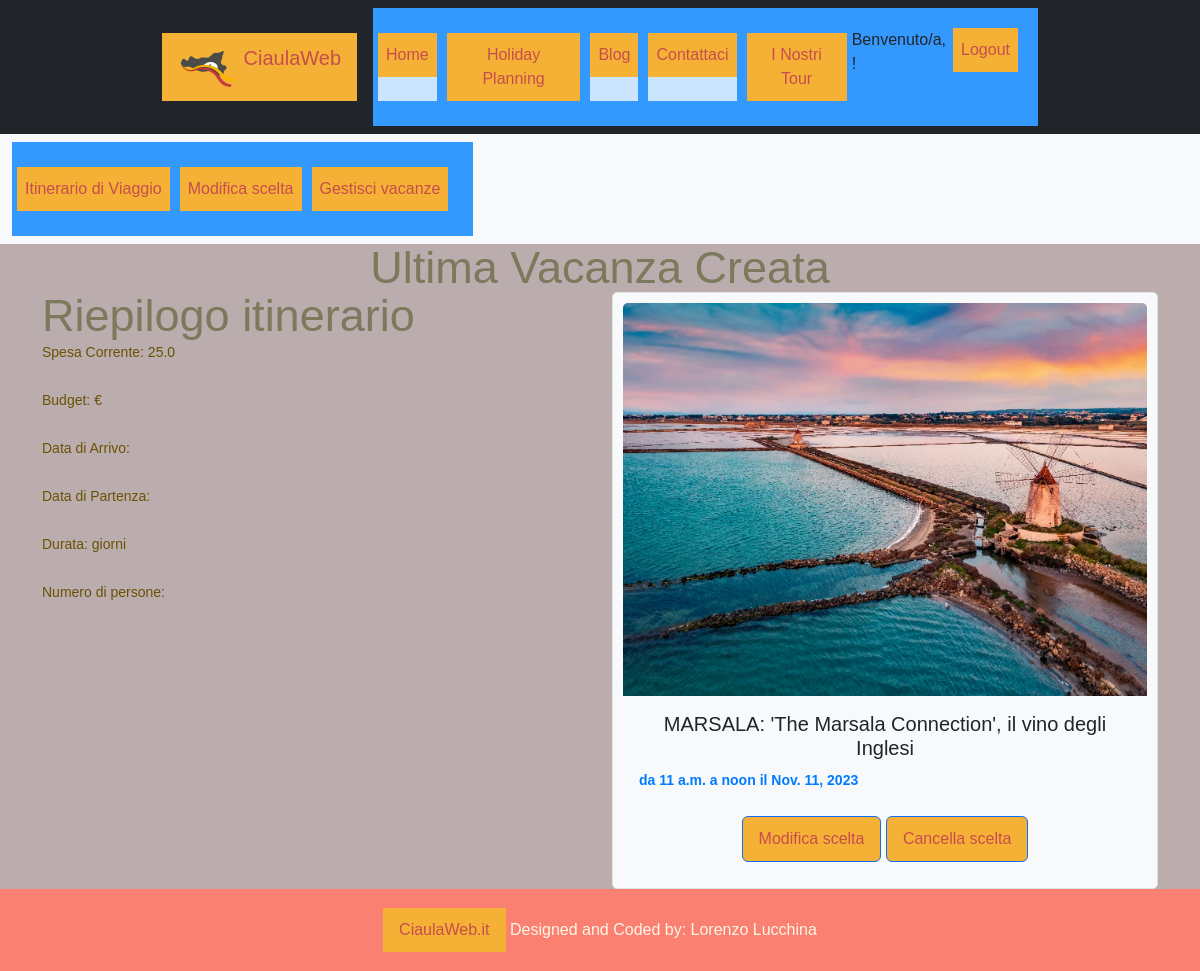
/HolidayPlanning/listascelte/ (signed in), run on an earlier commit of the app's database.
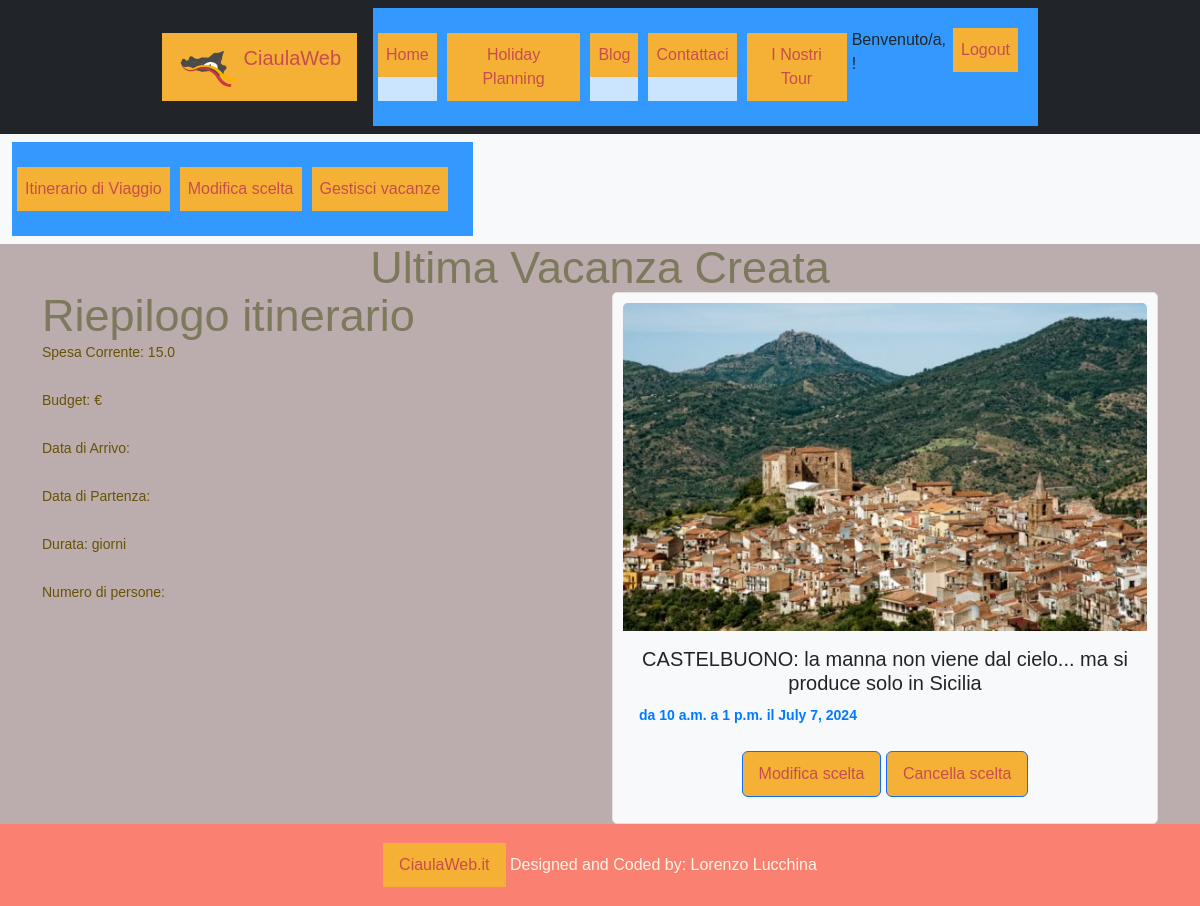
And on a later commit of the database.
### HolidayPlanning/models.py (models this page shows, shortened)
class Scelta(models.Model):
    giorno = models.DateField()  # scelto dall'utente
    attrazione = models.ForeignKey(to='attractions.Attrazione', on_delete=models.CASCADE, related_name="attrazione")
    oraInizio = models.TimeField(blank=True)  # scelta dall'utente
    oraFine = models.TimeField(blank=True)  # scelta dall'utente
    durata = models.DurationField()  # questi sono i secondi della durata
    class Meta:
        verbose_name = "Scelta"
        verbose_name_plural = "Scelte"

### attractions/models.py (models this page shows, shortened)
class Attrazione(models.Model):
    objects = None
    nome = models.CharField(max_length=200, primary_key=True)
    luogo = models.CharField(max_length=300)
    via = models.CharField(max_length=500)
    citta = models.CharField(max_length=200)
    costo = models.FloatField()
    tipo = models.CharField(max_length=200)
    oraApertura = models.TimeField('ora apertura')
    oraChiusura = models.TimeField('ora chiusura')
    descrizione = models.TextField()
    attrazione_image = models.ImageField(blank=True, null=True)  # , upload_to='attractionImages/')
    class Meta:
        verbose_name = "Attrazione"
        verbose_name_plural = "Attrazioni"

### HolidayPlanning/views.py (the view, shortened to what this page needs)
# urls.py: path("listascelte/", ScelteList.as_view(), name="scelte"),
class ScelteList(LoginRequiredMixin, ListView):
    model = Scelta
    template_name = "HolidayPlanning/listascelte.html"
    def calcolaTotale(self, listaScelte):
        totale = 0
        for s in listaScelte:
            totale = totale + s.attrazione.costo
        return totale
    def get_context_data(self, **kwargs):
        context = super().get_context_data(**kwargs)
        context['titolo'] = "Itinerario di Viaggio"
        context['utente'] = self.request.user
        vacanzaCorrente = Vacanza.objects.filter(utente=self.request.user).last()
        context['vacanzacorrente'] = vacanzaCorrente
        listaScelte = vacanzaCorrente.scelte.all()
        context['totale'] = self.calcolaTotale(listaScelte)
        context['scelte'] = listaScelte
        return context

### HolidayPlanning/templates/HolidayPlanning/listascelte.html (shortened to what this page needs)
{% extends 'base.html' %}
{% block content %}
    <div class="container">
        <h1 class="text-center"> Ultima Vacanza Creata</h1>
        <div class="row">
            <div class="col-md-6">
                <h1>Riepilogo itinerario</h1>
                <p>Spesa Corrente: {{totale}}</p>
                <p>Budget: {{ vacanza.budgetDisponibile }} €</p>
                <p>Data di Arrivo: {{ vacanza.dataArrivo }}</p>
                <p>Data di Partenza: {{ vacanza.dataPartenza }}</p>
                <p>Durata: {{ vacanza.calcolaGiorni }} giorni</p>
                <p>Numero di persone: {{ vacanza.nrPersone }}</p>
            </div>
            {% for s in scelte %}
                <div class="col-md-6">
                    <div class="card mb-12 scelta-card">
                        <img class="card-img-top img-fluid" src="{{ s.attrazione.attrazione_image.url }}" alt="Card image cap" style="max-width: 100%; max-height: auto;">
                        <div class="card-body">
                            <h5 class="card-title">{{ s.attrazione.nome }}</h5>
                            <p class="card-text hours"> da {{ s.oraInizio }} a {{ s.oraFine }} il {{ s.giorno }}</p>
                            <a href="{% url 'HolidayPlanning:modificascelta' s.pk %}" class="btn btn-primary">Modifica scelta</a>
                            <a href="{% url 'HolidayPlanning:cancellascelta' s.pk %}" class="btn btn-primary">Cancella scelta</a>
                        </div>
                    </div>
                </div>
             {% empty %}
                <p class="col-12">L'itinerario è ancora vuoto</p>
            {% endfor %}
        </div>
    </div>
{% endblock %}

What changed in the data, as far as the page shows it:
no longer on this page (row unchanged): Scelta: attrazione.attrazione_image (picture), attrazione.nome "MARSALA: 'The Marsala Connection', il vino degli Inglesi", oraInizio "11 a.m.", oraFine "noon", giorno "Nov. 11, 2023"
added Scelta: attrazione.attrazione_image (picture), attrazione.nome "CASTELBUONO: la manna non viene dal cielo... ma si produce solo in Sicilia", oraInizio "10 a.m.", oraFine "1 p.m.", giorno "July 7, 2024"
Also different on the page:
{{ totale }}: "25.0" → "15.0"
